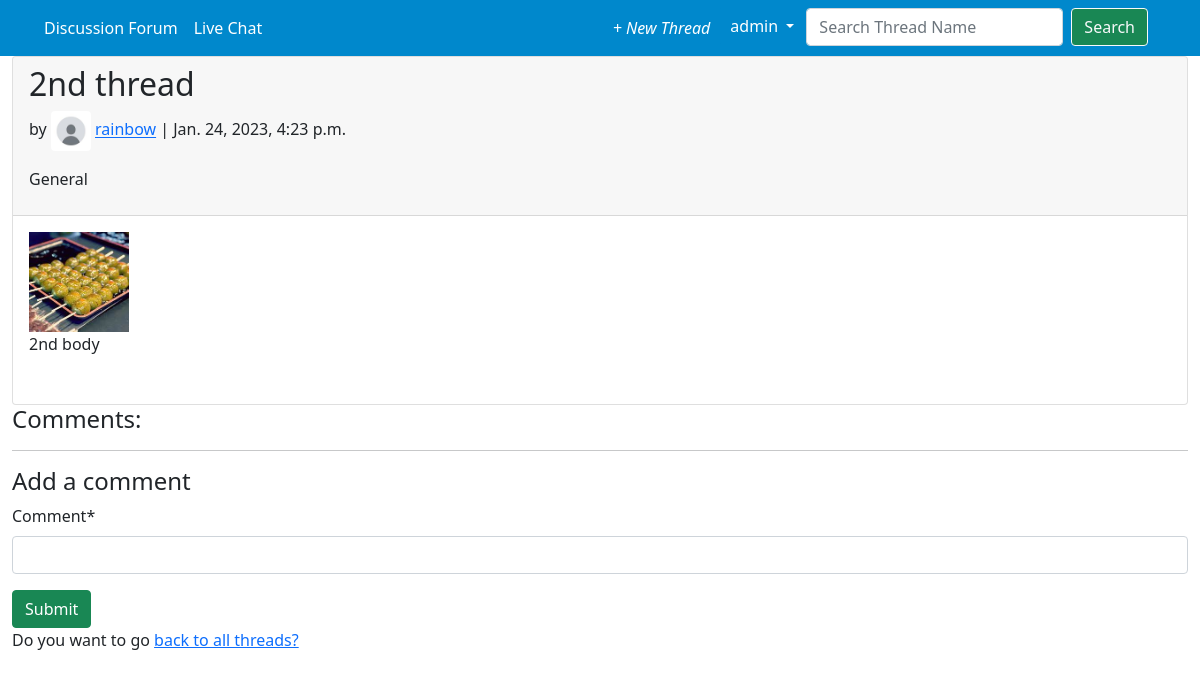
Screenshot of /threads/2/ (signed in) with the database file from the repository.
### accounts/models.py (models this page shows)
class CustomUser(AbstractUser):
    USN = models.CharField(max_length = 10)

### threads/models.py (models this page shows, shortened)
class Thread(models.Model): # model for our threads feature
    title = models.CharField(max_length=255)
    body = models.TextField()
    date = models.DateTimeField(auto_now_add=True)
    author = models.ForeignKey(
        settings.AUTH_USER_MODEL,
        on_delete=models.CASCADE,
    )
    thread_image = models.ImageField(null=True, blank=True, upload_to="images/")
    liked = models.ManyToManyField(settings.AUTH_USER_MODEL, default=None, blank = True, related_name="liked")
    dislike = models.ManyToManyField(settings.AUTH_USER_MODEL, default=None, blank=True, related_name="disliked")
    category = models.CharField(max_length=255, default="General")
    class Meta:
        ordering = ['-id']

### threads/views.py (the view, shortened to what this page needs)
# urls.py: path("<int:pk>/", ThreadDetailView.as_view(), name="thread_detail"),
class ThreadDetailView(LoginRequiredMixin, View):  # A wrap view that uses both CommentGet and CommentPost
    def get(self, request, *args, **kwargs):
        view = CommentGet.as_view()
        return view(request, *args, **kwargs)

### threads/forms.py
class CommentForm(forms.ModelForm): # with Meta we're overriding the Comment model
    class Meta:
        model = Comment
        fields = ("comment", )

### threads/views.py (called while the page is built)
    def get_context_data(self, **kwargs):
        context = super().get_context_data(**kwargs)
        context["form"] = CommentForm()
        return context

### templates/thread_detail.html (shortened to what this page needs)
{% extends 'base.html' %}
{% load crispy_forms_tags %}
{% load static %}
{% block content %}
<div class="article-entry card">
    <div class="card-header">
        <h2>{{ object.title }}</h2>
        <p>
            by
            {% if object.author.profile.pfp %}
                <img src="{{ object.author.profile.pfp.url}}" width=40 height=40 class="rounded">
            {% else %}
                <img src="{% static 'threads/images/default_profile.jpg' %}" width=40 height=40 class="rounded">
            {% endif %}
            <a href="{% url 'user_profile' object.author.id %}">{{ object.author }}</a> | {{ object.date }}
        </p>
        <p>
            {{ object.category }}
        </p>
    </div>
    <p class="card-body">
        {% if object.thread_image %}
            <img src="{{ object.thread_image.url}}" width=100 height=100><br>
        {% endif %}
        {{ object.body }}
    </p>
</div>
<div>
    <h4>Comments:</h4><hr>
</div>
<div>
    <h4>Add a comment</h4>
    <form method="post">
        {{ form|crispy }}
        <button type="submit" class="btn btn-success ml-2">Submit</button>
    </form>
</div>
<p>
    Do you want to go <a href="{% url 'thread_list' %}">back to all threads?</a>
</p>
{% endblock content %}

### templates/base.html (shortened to what this page needs)
<!DOCTYPE html>
<html lang="en">
<head>
    <link href="https://cdn.jsdelivr.net/npm/bootstrap@5.0.2/dist/css/bootstrap.min.css" rel="stylesheet">
</head>
<body>
    <div class="container-fluid">
        <div class="row">
            <nav class="navbar navbar-expand-lg navbar-dark" style="background-color: #0088cc;">
                <div class="container-fluid">
                  <div class="collapse navbar-collapse" id="navbarSupportedContent">
                    <ul class="navbar-nav me-auto mb-2 mb-lg-0">
                      <li class="nav-item">
                        <a class="nav-link" href="{% url 'home' %}">Discussion Forum</a>
                      </li>
                      <li class="nav-item">
                        <a class="nav-link" href="{% url 'livechat' %}">Live Chat</a>
                      </li>
                    </ul>
                    <ul class="navbar-nav d-flex flex-row ms-auto me-3">
                      {% if user.is_authenticated %}
                      <li class="nav-item me-3 me-lg-0">
                        <a class="nav-link" href="{% url 'thread_new' %}" id="navbarDropdown" role="button" data-mdb-toggle="dropdown"
                          aria-expanded="false">
                          <i class="fas fa-plus">+ New Thread</i>
                        </a>
                      </li>
                      <li class="nav-item me-3 me-lg-0 dropdown">
                        <button class="btn  btn-primary dropdown-toggle" href="#" role="button" data-bs-toggle="dropdown" aria-expanded="false" style="background-color: #0088cc; border-style: hidden;">
                          {{ user.username }}
                        </button>
                      </li>
                      {%else%}
                      <li><a href="{% url 'login' %}" class="btn btn-primary me-2" style="background-color:#0088cc;">Log In</a></li>
                      <li><a href="{% url 'signup' %}" class="btn btn-primary" style="background-color:#0088cc;">Sign Up</a></li>
                    {%endif%}
                    <li class="nav-item me-3 me-lg-0">
                      <form class="d-flex" method="post" action="{% url 'search_result' %}">
                      <input class="form-control me-2"type="search" placeholder="Search Thread Name" aria-label="Search" name="searched">
                      <button class="btn btn-outline-light btn-success " type="submit">
                      Search
                    </button>
                  </form>
                    </ul>
                  </div>
                </div>
              </nav>
        </div>
        <main>
          {% block content %}
          {% endblock content %}
        </main>
    </div>
</body>
</html>

### templates/base.html (style rules this page uses)
.navbar-dark .navbar-nav .nav-link { color: #fff; }

### rows the page displays
CustomUser: username "admin"
Thread: title "2nd thread", author "rainbow", date "Jan. 24, 2023, 4:23 p.m.", category "General", thread_image (picture), body "2nd body"
